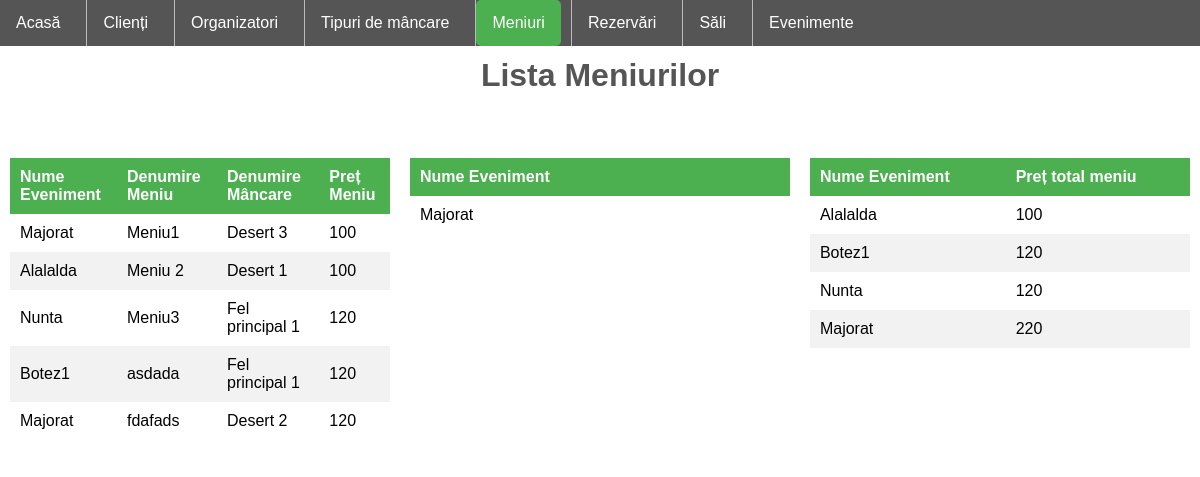
Page /PHP/meniuri.php on the committed database.
### tables this page shows
CREATE TABLE `meniu` (
  `idBallroom` int(11) NOT NULL,
  `idMancare` int(11) NOT NULL,
  `denumire_meniu` varchar(255) NOT NULL,
  `pret_meniu` int(11) NOT NULL,
  `idMeniu` int(11) NOT NULL
);

CREATE TABLE `eveniment` (
  `idBallroom` int(11) NOT NULL,
  `Nume_Eveniment` varchar(255) NOT NULL,
  `idC` int(11) NOT NULL
);

CREATE TABLE `mancare` (
  `idMancare` int(11) NOT NULL,
  `denumire_mancare` varchar(255) NOT NULL
);

### PHP/meniuri.php (the view, shortened to what this page needs)
<!DOCTYPE html>
<!DOCTYPE html>
<html>
<head>
	<link rel="stylesheet" type="text/css">
</head>
<body>
	<ul class="a">
  		<li class="a"><a href="home.php">Acasă</a></li>
  		<li class="a"><a href="clienti.php">Clienți</a>
  		<li class="a"><a href="organizatori.php">Organizatori</a></li>
  		<li class="a"><a href="mancare.php">Tipuri de mâncare</a></li>
  		<li class="a"><a class ="active" href="meniuri.php ">Meniuri</a></li>
  		<li class="a"><a href="rezervari.php">Rezervări</a></li>
  		<li class="a"><a href="sali.php">Săli</a></li>
  		<li class="a"><a href="evenimente.php">Evenimente</a></li>
	</ul>
	<br>
	<br>
	<h1>Lista Meniurilor</h1>
	<p>
	<?php
		$conn = new mysqli('localhost', 'root', '', 'ballroom');
		$sql = "SELECT * from eveniment INNER JOIN meniu ON eveniment.idBallroom = meniu.idBallroom ";
		$sql1 = "SELECT * from mancare INNER JOIN meniu ON mancare.idMancare = meniu.idMancare";
		$result = mysqli_query($conn, $sql);
		$result1 =  mysqli_query($conn, $sql1);
	?>
	<div class="row">
		<div class = "column">
			<table class ="table">
				<thead>
					<tr>
						<th>Nume Eveniment</th>
						<th>Denumire Meniu</th>
						<th>Denumire Mâncare</th>
						<th>Preț Meniu</th>
					</tr>
				</thead>
				<?php
					while ($row = $result->fetch_assoc() AND $row1 = $result1->fetch_assoc()): ?>
						<tr>
							<td><?php echo $row['Nume_Eveniment'];?></td>
							<td><?php echo $row1['denumire_meniu']; ?></td>
							<td><?php echo $row1['denumire_mancare']; ?></td>
							<td><?php echo $row1['pret_meniu']; ?></td>
						</tr>
				<?php endwhile; ?>
			</table>
		</div>
		<div class = "column">
			<table class ="table">
				<thead>
					<tr>
						<th>Nume Eveniment</th>
					</tr>
				</thead>
				<?php
					$sql = "SELECT Nume_Eveniment FROM eveniment WHERE idBallroom = (SELECT idBallroom FROM meniu WHERE denumire_meniu = 'Meniu1' )";
					$result = mysqli_query($conn, $sql);
					while ($row = $result->fetch_assoc()): ?>
						<tr>
							<td><?php echo $row['Nume_Eveniment'];?></td>
						</tr>
				<?php endwhile; ?>
			</table>
		</div>
		<div class = "column">
			<table class ="table">
				<thead>
					<tr>
						<th>Nume Eveniment</th>
						<th>Preț total meniu</th>
					</tr>
				</thead>
				<?php
					$sql = "SELECT *,(SELECT SUM(pret_meniu) FROM meniu WHERE eveniment.idBallroom=meniu.idBallroom) as nr_meniu FROM eveniment";
					$result = mysqli_query($conn, $sql);
					while ($row = $result->fetch_assoc()): ?>
						<tr>
							<td><?php echo $row['Nume_Eveniment'];?></td>
							<td><?php echo $row['nr_meniu']; ?></td>
						</tr>
				<?php endwhile; ?>
			</table>
		</div>
	</div>
	</p>
</body>
</html>

### PHP/meniuri.php (style rules this page uses)
* { box-sizing: border-box; font-family: sans-serif; -webkit-font-smoothing: antialiased; -moz-osx-font-smoothing: grayscale; }
body { margin: 0; background-repeat: no-repeat; background-attachment: fixed; background-size: auto; background-position: left bottom; display: flex; justify-content: top; height: 100vh; flex-direction: column; }
ul.a { list-style-type: none; margin: 0; padding: 0; overflow: hidden; background-color: #555; position: fixed; width: 100%; }
li { float: left; border-right: 1px solid #bbb; }
li:last-child { border-right: none; }
li a, .dropbtn { display: inline-block; color: white; text-align: center; padding: 14px 16px; text-decoration: none; }
.active { background-color: #4CAF50; }
a { float:right; background: #555; padding: 10px 15px; color: #fff; border-radius: 5px; margin-right: 10px; border: none; text-decoration: none; }
h1 { text-align: center; color: #555; }
table { border-collapse: collapse; width: 100%; }
th, td { text-align: left; padding: 10px; }
tr:nth-child(even) { background-color: #f2f2f2 }
th { background-color: #4CAF50; color: white; }
.row:after { content: ""; display: table; clear: both; }
.column { float: left; width: 33.33%; padding: 10px; }

### rows in the picture
meniu: idBallroom.Nume_Eveniment "Majorat", denumire_meniu "Meniu1", idMancare.denumire_mancare "Desert 3", pret_meniu "100"
meniu: idBallroom.Nume_Eveniment "Alalalda", denumire_meniu "Meniu 2", idMancare.denumire_mancare "Desert 1", pret_meniu "100"
meniu: idBallroom.Nume_Eveniment "Nunta", denumire_meniu "Meniu3", idMancare.denumire_mancare "Fel principal 1", pret_meniu "120"
meniu: idBallroom.Nume_Eveniment "Botez1", denumire_meniu "asdada", idMancare.denumire_mancare "Fel principal 1", pret_meniu "120"
meniu: idBallroom.Nume_Eveniment "Majorat", denumire_meniu "fdafads", idMancare.denumire_mancare "Desert 2", pret_meniu "120"
eveniment: Nume_Eveniment "Majorat", nr_meniu "220"
eveniment: Nume_Eveniment "Alalalda", nr_meniu "100"
eveniment: Nume_Eveniment "Botez1", nr_meniu "120"
eveniment: Nume_Eveniment "Nunta", nr_meniu "120"
